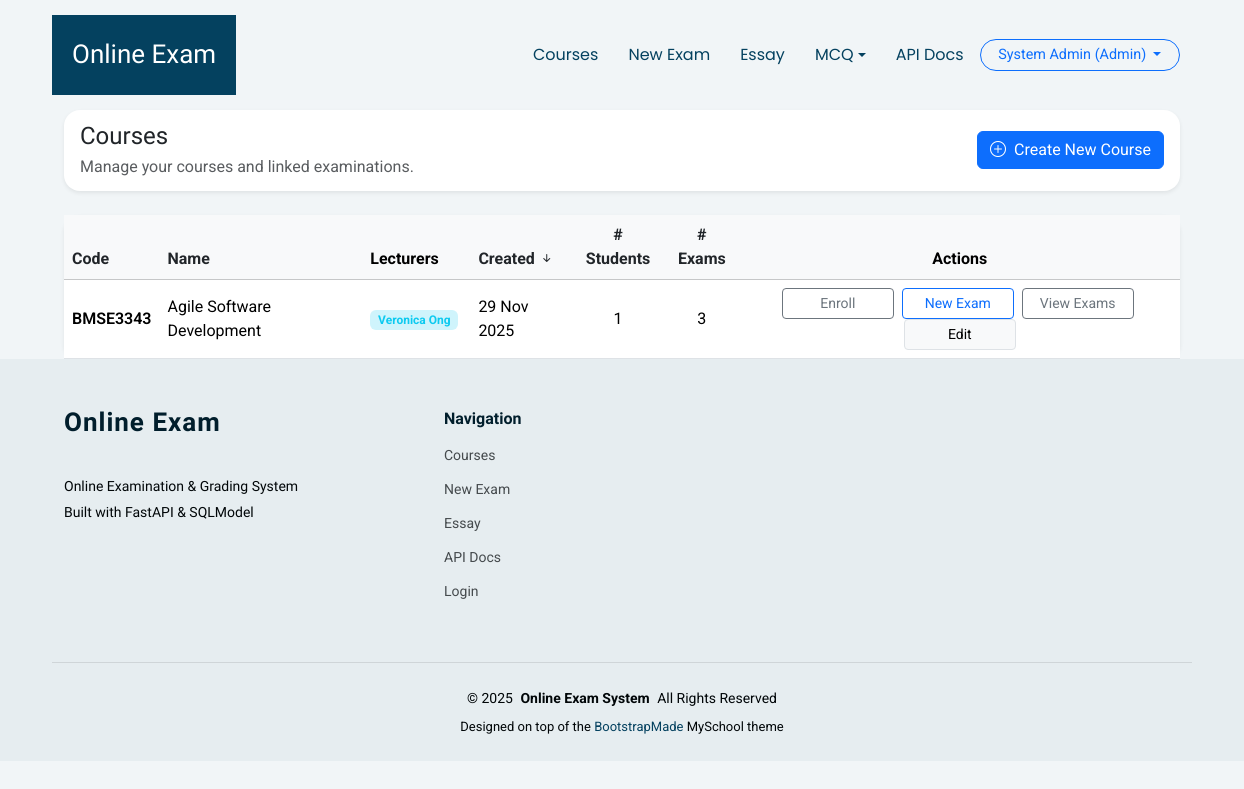
Before: /courses/ (signed in) with the older database file.
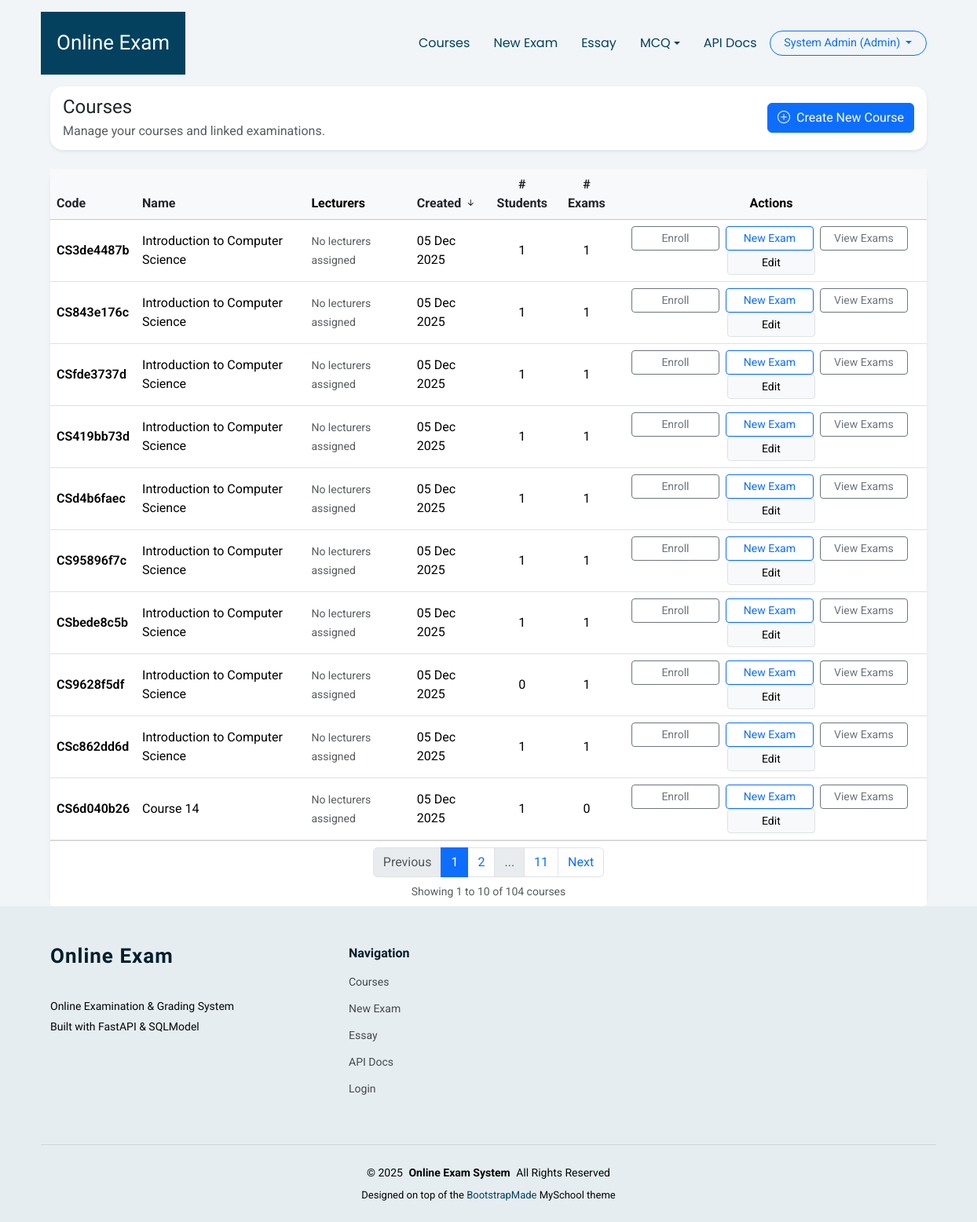
After: the same page with the newer database file.
### app/models.py (models this page shows)
class Course(SQLModel, table=True):
    __table_args__ = (UniqueConstraint("code", name="uq_course_code"),)
    id: Optional[int] = Field(default=None, primary_key=True)
    code: str
    name: str
    description: Optional[str] = None
    created_at: datetime = Field(default_factory=datetime.utcnow)

class User(SQLModel, table=True):
    __table_args__ = (UniqueConstraint("email", name="uq_user_email"),)
    id: Optional[int] = Field(default=None, primary_key=True)
    name: str
    email: str  # must be unique
    password_hash: str
    role: str = Field(default="student")  # "admin", "lecturer", "student"
    student_id: Optional[int] = Field(default=None, foreign_key="student.id")
    is_active: bool = Field(default=True)
    created_at: datetime = Field(default_factory=datetime.utcnow)
    title: Optional[str] = None  # Dr., Prof., Assoc. Prof., Mr., Ms., Mrs., Ir., Ts.
    staff_id: Optional[str] = None  # Unique staff/employee ID (for lecturers)
    phone: Optional[str] = None  # Contact number
    last_login: Optional[datetime] = None  # Updated after login
    status: str = Field(default="active")  # active, suspended

### app/routers/courses.py (the view)
@router.get("/")
def list_courses(
    request: Request,
    sort: Optional[str] = Query("created"),
    direction: Optional[str] = Query("desc"),
    page: Optional[int] = Query(1, ge=1),
    session: Session = Depends(get_session),
    current_user: User = Depends(require_role(["lecturer", "admin"])),
):
    courses = session.exec(select(Course)).all()
    exam_counts = dict(
        session.exec(
            select(Exam.course_id, func.count(Exam.id)).group_by(Exam.course_id)
        ).all()
    )
    enrollment_counts = dict(
        session.exec(
            select(Enrollment.course_id, func.count(Enrollment.id)).group_by(
                Enrollment.course_id
            )
        ).all()
    )
    course_lecturers_map = {}
    course_lecturers = session.exec(select(CourseLecturer)).all()
    for cl in course_lecturers:
        if cl.course_id not in course_lecturers_map:
            course_lecturers_map[cl.course_id] = []
        lecturer = session.get(User, cl.lecturer_id)
        if lecturer:
            course_lecturers_map[cl.course_id].append(lecturer)
    key_map = {
        "code": lambda c: c.code or "",
        "name": lambda c: c.name or "",
        "created": lambda c: c.created_at,
        "exams": lambda c: exam_counts.get(c.id, 0),
        "students": lambda c: enrollment_counts.get(c.id, 0),
    }
    sort_key = key_map.get(sort or "created", key_map["created"])
    is_desc = (direction or "desc").lower() == "desc"
    courses_sorted = sorted(courses, key=sort_key, reverse=is_desc)
    total_courses = len(courses_sorted)
    total_pages = (total_courses + ITEMS_PER_PAGE - 1) // ITEMS_PER_PAGE if total_courses > 0 else 1
    page = min(page, total_pages) if total_pages > 0 else 1
    start_idx = (page - 1) * ITEMS_PER_PAGE
    end_idx = start_idx + ITEMS_PER_PAGE
    courses_paginated = courses_sorted[start_idx:end_idx]
    context = {
        "request": request,
        "courses": courses_paginated,
        "exam_counts": exam_counts,
        "enrollment_counts": enrollment_counts,
        "course_lecturers": course_lecturers_map,
        "sort": sort,
        "direction": "desc" if is_desc else "asc",
        "has_sort": (
            sort not in (None, "", "created") or (direction or "desc").lower() != "desc"
        ),
        "current_page": page,
        "total_pages": total_pages,
        "total_items": total_courses,
        "items_per_page": ITEMS_PER_PAGE,
        "current_user": current_user,
    }
    return templates.TemplateResponse("courses/list.html", context)

### app/templates/courses/list.html (shortened to what the changed rows need)
{% extends "base.html" %}
{% block content %}
<div class="container mb-4">
  <div class="card shadow-sm border-0 course-header-card">
    <div class="card-body d-flex justify-content-between align-items-center flex-wrap gap-3">
      <div>
        <h1 class="h4 mb-1">Courses</h1>
      </div>
    </div>
  </div>
</div>
{% if courses %}
<div class="container">
  <div class="card shadow-sm border-0 course-table-card">
    <div class="card-body p-0">
      <div class="table-responsive">
        <table class="table align-middle mb-0">
        <thead class="table-light">
          <tr>
            <th scope="col">
              <a href="?sort=code&direction={% if sort == 'code' and direction == 'asc' %}desc{% else %}asc{% endif %}"
                 class="text-decoration-none text-dark">
                Code
              </a>
            </th>
            <th scope="col">
              <a href="?sort=name&direction={% if sort == 'name' and direction == 'asc' %}desc{% else %}asc{% endif %}"
                 class="text-decoration-none text-dark">
                Name
              </a>
            </th>
            <th scope="col">Lecturers</th>
            <th scope="col">
              <a href="?sort=created&direction={% if sort == 'created' and direction == 'asc' %}desc{% else %}asc{% endif %}"
                 class="text-decoration-none text-dark">
                Created
                {% if sort == 'created' %}
                  {% if direction == 'asc' %}
                  <i class="bi bi-arrow-up-short"></i>
                  {% else %}
                  <i class="bi bi-arrow-down-short"></i>
                  {% endif %}
                {% endif %}
              </a>
            </th>
            <th scope="col" class="text-center">
              <a href="?sort=students&direction={% if sort == 'students' and direction == 'asc' %}desc{% else %}asc{% endif %}"
                 class="text-decoration-none text-dark">
                # Students
              </a>
            </th>
            <th scope="col" class="text-center">
              <a href="?sort=exams&direction={% if sort == 'exams' and direction == 'asc' %}desc{% else %}asc{% endif %}"
                 class="text-decoration-none text-dark">
                # Exams
              </a>
            </th>
            <th scope="col" class="text-center">Actions</th>
          </tr>
        </thead>
        <tbody>
          {% for course in courses %}
          <tr>
            <td class="fw-semibold">{{ course.code }}</td>
            <td>{{ course.name }}</td>
            <td>
              {% if course_lecturers.get(course.id) %}
                {% for lecturer in course_lecturers[course.id] %}
                  <span class="badge bg-info-subtle text-info me-1">{{ lecturer.name }}</span>
                {% endfor %}
              {% else %}
                <span class="text-muted small">No lecturers assigned</span>
              {% endif %}
            </td>
            <td>{{ course.created_at.strftime("%d %b %Y") }}</td>
            <td class="text-center">{{ enrollment_counts.get(course.id, 0) }}</td>
            <td class="text-center">{{ exam_counts.get(course.id, 0) }}</td>
            <td class="text-center course-actions">
              <a class="btn btn-sm btn-outline-secondary me-1" href="/courses/{{ course.id }}/enroll">
                Enroll
              </a>
              <a class="btn btn-sm btn-outline-primary me-1" href="/exams/new?course_id={{ course.id }}">
                New Exam
              </a>
              <a class="btn btn-sm btn-outline-secondary me-1" href="/exams/course/{{ course.id }}">
                View Exams
              </a>
              <a class="btn btn-sm btn-light border" href="/courses/{{ course.id }}/edit">
                Edit
              </a>
            </td>
          </tr>
          {% endfor %}
        </tbody>
      </table>
      </div>
    </div>
    {% if total_pages > 1 %}
    <div class="card-footer bg-white">
      <nav aria-label="Course pagination">
        <ul class="pagination justify-content-center mb-0">
          {% if current_page > 1 %}
          <li class="page-item">
            <a class="page-link" href="?page={{ current_page - 1 }}{% if sort %}&sort={{ sort }}{% endif %}{% if direction %}&direction={{ direction }}{% endif %}">Previous</a>
          </li>
          {% else %}
          <li class="page-item disabled">
            <span class="page-link">Previous</span>
          </li>
          {% endif %}
          {% for p in range(1, total_pages + 1) %}
            {% if p == current_page %}
            <li class="page-item active">
              <span class="page-link">{{ p }}</span>
            </li>
            {% elif p == 1 or p == total_pages or (p >= current_page - 1 and p <= current_page + 1) %}
            <li class="page-item">
              <a class="page-link" href="?page={{ p }}{% if sort %}&sort={{ sort }}{% endif %}{% if direction %}&direction={{ direction }}{% endif %}">{{ p }}</a>
            </li>
            {% elif p == current_page - 2 or p == current_page + 2 %}
            <li class="page-item disabled">
              <span class="page-link">...</span>
            </li>
            {% endif %}
          {% endfor %}
          {% if current_page < total_pages %}
          <li class="page-item">
            <a class="page-link" href="?page={{ current_page + 1 }}{% if sort %}&sort={{ sort }}{% endif %}{% if direction %}&direction={{ direction }}{% endif %}">Next</a>
          </li>
          {% else %}
          <li class="page-item disabled">
            <span class="page-link">Next</span>
          </li>
          {% endif %}
        </ul>
        <div class="text-center text-muted small mt-2">
          Showing {{ ((current_page - 1) * items_per_page) + 1 }} to {{ [current_page * items_per_page, total_items]|min }} of {{ total_items }} courses
        </div>
      </nav>
    </div>
    {% endif %}
  </div>
</div>
{% endif %}
{% endblock %}

Changed rows visible on the page:
no longer on this page (row unchanged): Course: code "BMSE3343", name "Agile Software Development", created_at "29 Nov 2025", get "1", get "3"
no longer on this page (row unchanged): User: name "Veronica Ong"
added Course: code "CS3de4487b", name "Introduction to Computer Science", shows "No lecturers assigned", created_at "05 Dec 2025", get "1"
added Course: code "CS843e176c", name "Introduction to Computer Science", shows "No lecturers assigned", created_at "05 Dec 2025", get "1"
added Course: code "CSfde3737d", name "Introduction to Computer Science", shows "No lecturers assigned", created_at "05 Dec 2025", get "1"
added Course: code "CS419bb73d", name "Introduction to Computer Science", shows "No lecturers assigned", created_at "05 Dec 2025", get "1"
added Course: code "CSd4b6faec", name "Introduction to Computer Science", shows "No lecturers assigned", created_at "05 Dec 2025", get "1"
added Course: code "CS95896f7c", name "Introduction to Computer Science", shows "No lecturers assigned", created_at "05 Dec 2025", get "1"
added Course: code "CSbede8c5b", name "Introduction to Computer Science", shows "No lecturers assigned", created_at "05 Dec 2025", get "1"
added Course: code "CS9628f5df", name "Introduction to Computer Science", shows "No lecturers assigned", created_at "05 Dec 2025", get "0", get "1"
added Course: code "CSc862dd6d", name "Introduction to Computer Science", shows "No lecturers assigned", created_at "05 Dec 2025", get "1"
added Course: code "CS6d040b26", name "Course 14", shows "No lecturers assigned", created_at "05 Dec 2025", get "1", get "0"
Other visible differences:
{{ ((current_page - 1) * items_per_page) + 1 }}: (not shown) → "1"
{{ [current_page * items_per_page, total_items]|min }}: (not shown) → "10"
{{ total_items }}: (not shown) → "104"
text now shown: "Previous Next Showing to of courses"
new list line: "1"
new list line: "2"
new list line: "11"
